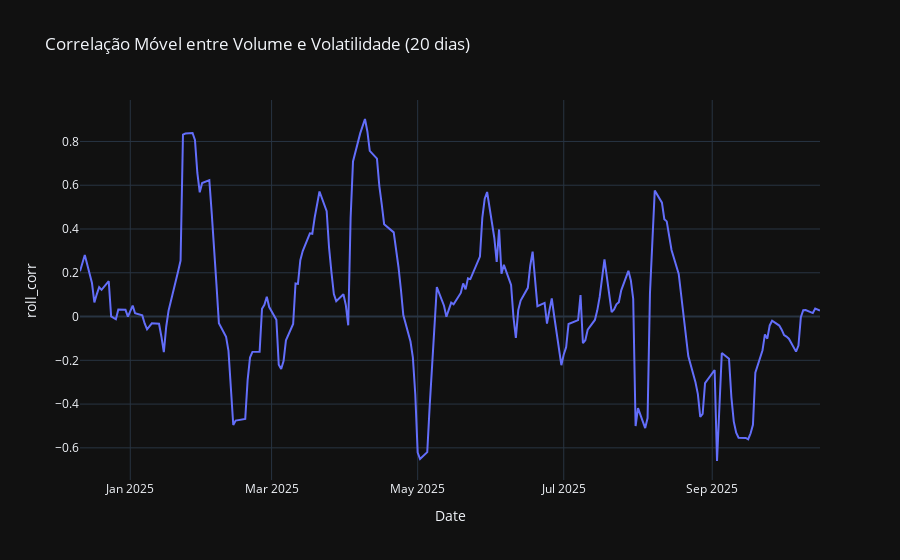

Write notebook code for a chart like this one.
### Code cell
data['volume'] = pd.to_numeric(data['volume'], errors='coerce')
data['Volatility'] = pd.to_numeric(data['Volatility'], errors='coerce')


data['roll_corr'] = data['volume'].rolling(window=20).corr(data['Volatility'])


fig = px.line(data.dropna(subset=['roll_corr']), x='Date', y='roll_corr',
              title='Correlação Móvel entre Volume e Volatilidade (20 dias)',
              template='plotly_dark')
fig.show()

### Figure 1 — Plotly figure (JSON) as saved in the notebook; plotly's stock layout.template omitted (floating-point values rounded to 4 significant figures; data arrays with more than 128 entries replaced by an {"elided": "..."} marker saying what was removed)
{"data": [{"hovertemplate": "Date=%{x}<br>roll_corr=%{y}<extra></extra>", "legendgroup": "", "line": {"color": "#636efa", "dash": "solid"}, "marker": {"symbol": "circle"}, "mode": "lines", "name": "", "orientation": "v", "showlegend": false, "type": "scatter", "x": {"elided": "212 str values"}, "xaxis": "x", "y": {"elided": "212 float values"}, "yaxis": "y"}], "layout": {"legend": {"tracegroupgap": 0}, "title": {"text": "Correlação Móvel entre Volume e Volatilidade (20 dias)"}, "xaxis": {"anchor": "y", "domain": [0, 1], "title": {"text": "Date"}}, "yaxis": {"anchor": "x", "domain": [0, 1], "title": {"text": "roll_corr"}}}}
